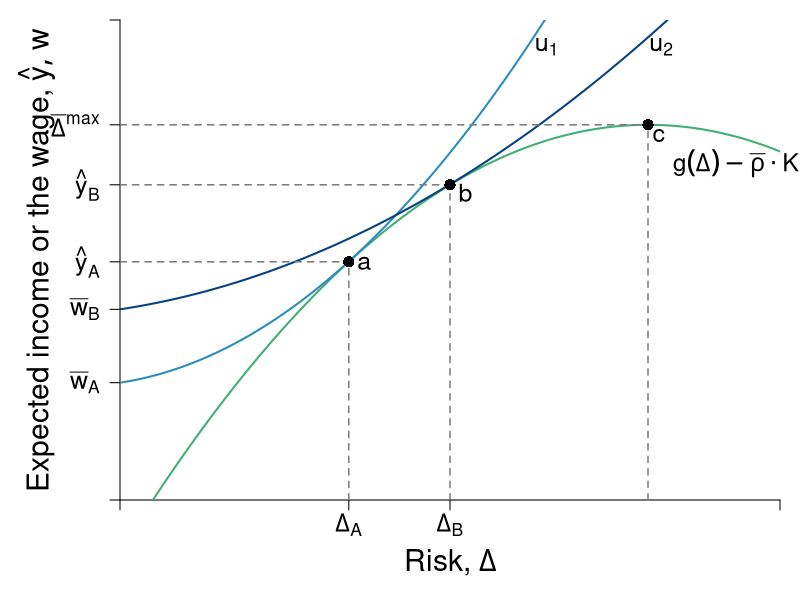

The R source for this figure:
require(ggplot2)
require(shape)
pdf(file = "capitalism/risk_contrast.pdf", width = 9, height = 7)

#Set parameters for graphics
axislabelsize <- 1.8
labelsize <- 1.5
namesize <- 1.8
annotatesize <- 1.5
graphlinewidth <- 2
segmentlinewidth <- 1.5
a <- c(2, 4, 6)


COL <- c("#7fc97f", "#beaed4", "#fdc086", "#ffff99", "#386cb0", "#f0027f", "#bf5b17", "#666666")
COLA <- c("#e0f3db", "#99d8c9","#66c2a4","#41ae76", "#238b45", "#005824")
COLB <- c("#c6dbef", "#4eb3d3", "#2b8cbe", "#0868ac","#084081")
COLC <- c("#fcfbfd", "#efedf5", "#dadaeb", "#bcbddc", "#9e9ac8", "#807dba", "#6a51a3", "#54278f", "#3f007d")
grays <- gray.colors(25, start = 1, end = 0, alpha = 1)

par(mar =  c(5, 6, 1, 1))
xlims <- c(0, 15)
ylims <- c(0, 18)

riskreturn <- function(g, int1 = 14.07, int2 = 4, coeff = 1/3){
  int1 - (int2 - (coeff)*g)^2
}

uA <- function(y, g, slope = 0.5){
  y + y*g  - slope*g^2
}

indiffA <- function(g, intercept = 3, slope1 = 0.25, slope2 = 0.12){
  intercept  + slope1*g + slope2*g^2
}

indiffA2 <- function(g, intercept = 3, slope1 = 0.25, slope2 = 0.05){
  intercept  + slope1*g + slope2*g^2
}

#Plot command 
plot(0, 0, xlim = xlims, ylim = ylims, 
     type = "n",
     xlab = expression(paste("")),
     ylab = expression(paste("")), 
     axes = FALSE,
     # xlab = expression(paste("Bob's Payoff, ", u^B)),
     # ylab = expression(paste("Alfredo's Payoff, ", u^A)),
     #xaxt = "n", 
     #yaxt = "n", 
     cex.lab = axislabelsize, 
     bty = "n", 
     xaxs="i", 
     yaxs="i"
)


#Customize ticks and labels for the plot
# ticksy <- seq(ylims[1], ylims[2], 3)
# ylabels <- seq(ylims[1], ylims[2], 3)
# ticksx <- seq(xlims[1], xlims[2], 5)
# xlabels <- seq(xlims[1], xlims[2], 5)
ticksx <- c(0, 5.2, 7.5, xlims[2])
xlabels <- c(NA, expression(paste(Delta[A])), expression(paste(Delta[B])), NA)
ticksy <- c(0, 4.4, 7.15, riskreturn(5.2), riskreturn(7.5), riskreturn(g = 12), ylims[2])
ylabels <- c(NA, expression(paste(bar(w)[A])), expression(paste(bar(w)[B])), expression(paste(hat(y)[A])), expression(paste(hat(y)[B])), expression(paste(bar(Delta)^"max")), NA)

axis(1, at = ticksx, pos = 0, labels = xlabels, cex.axis = labelsize)
axis(2, at = ticksy, pos = 0, labels = ylabels, las = 1, cex.axis = labelsize)

#Axis labels and draw linear utility function
mtext(expression(paste("Risk, ", Delta)), side = 1, line = 3, cex = axislabelsize)
text(-1.9, 0.5*ylims[2], expression(paste("Expected income or the wage, ", list(hat(y), w))), xpd = TRUE, cex = axislabelsize, srt = 90) 


npts <- 500 
xx1 <- seq(xlims[1], xlims[2], length.out = npts)
lines(xx1, riskreturn(xx1), col = COLA[4], lwd = graphlinewidth, lty = 1)
lines(xx1, indiffA(xx1, intercept = 4.4), col = COLB[3], lwd = graphlinewidth, lty = 1)
#lines(xx1, indiffA(xx1, intercept = 5.8), col = COLB[3], lwd = segmentlinewidth, lty = 2)
#lines(xx1, indiffA(xx1, intercept = 8), col = COLB[3], lwd = graphlinewidth, lty = 1)
lines(xx1, indiffA2(xx1, intercept = 7.15), col = COLB[5], lwd = graphlinewidth, lty = 1)
#lines(xx1, indiffA2(xx1, intercept = 5.8), col = COLB[5], lwd = segmentlinewidth, lty = 2)

#lines(xx1, indiffA2(xx1, intercept = 10), col = COLB[5], lwd = graphlinewidth, lty = 1)

#Add points a, b, c and c
segments(5.2, 0, 5.2, riskreturn(g = 5.2), lty = 2, col = grays[20], lwd = segmentlinewidth)
segments(0, riskreturn(g = 5.2), 5.2, riskreturn(g = 5.2), lty = 2, col = grays[20], lwd = segmentlinewidth)
points(5.2, riskreturn(g = 5.2), pch = 16, col = "black", cex = 1.5)
text(5.2 + 0.35, riskreturn(g = 5.2) - 0.05, expression(a), cex = labelsize)


segments(7.5, 0, 7.5, riskreturn(g = 7.5) , lty = 2, col = grays[20], lwd = segmentlinewidth)
segments(0, riskreturn(g = 7.5) , 7.5, riskreturn(g = 7.5) , lty = 2, col = grays[20], lwd = segmentlinewidth)
points(7.5, riskreturn(g = 7.5) , pch = 16, col = "black", cex = 1.5)
text(7.5 + 0.35, riskreturn(g = 7.5) - 0.3, expression(b), cex = labelsize)


segments(12, 0, 12, riskreturn(g = 12) , lty = 2, col = grays[20], lwd = segmentlinewidth)
segments(0, riskreturn(g = 12) , 12, riskreturn(g = 12) , lty = 2, col = grays[20], lwd = segmentlinewidth)
text(12 + 0.25, riskreturn(g = 12) - 0.4, expression(c), cex = labelsize)
points(12, riskreturn(g = 12) , pch = 16, col = "black", cex = 1.5)


#Segment for next best wage offer
#segments(0, 5.75, xlims[2], 5.75, lty = 2, col = "gray", lwd = segmentlinewidth)





#Label risk return schedule
text(14, riskreturn(g = 14) - 1, expression(paste(g(Delta) - bar(rho)%.%K) ), cex = labelsize, xpd =  TRUE)

#Label value functions
#text(13.2, 17, expression(u[1]^B), cex = labelsize)
text(12.3, 17, expression(u[2]), cex = labelsize)
text(9.7, 17, expression(u[1]), cex = labelsize)
#text(8.2, 17, expression(u[2]^A), cex = labelsize)


dev.off()
